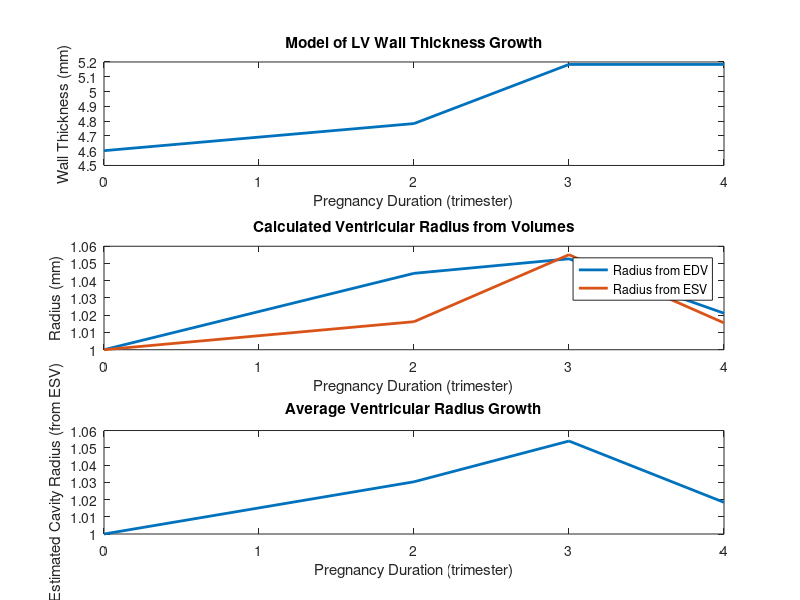

This figure's MATLAB source:
clear
clc

trim = [0, 2, 3, 4];
strain = [19.3, 19.5, 19.7, 19.0];
EDV = [108, 123, 126, 115];
ESV = [46.4, 48.7, 54.5, 48.6];
h0 = 4.6;
V0 = 46.4;

% parameters (biomarkers)

amaxg = 0.10869565; % max growth rate
k1 = 0.16667; % rate of growth
k2 = 0.6; % rate of regression
tm = 3; % midpoint of growth
tp = 4; % midpoint of regression
strain0 = 19.3;
h0 = 4.6;
EDV0 = EDV(1);
ESV0 = ESV(1);

% calculating gr(t)
dt = trim(4) - trim(1);
gr = zeros(size(trim));
gr(1) = 1;

for i = 2:length(trim)
    growth = 1/(1 + exp(-k1*(trim(i)-tm)));
    regress = 1/(1 + exp(-k2*(trim(i)-tp)));
    alphaeqn = max(0, strain(i) - strain0);
    growthrate = alphaeqn * growth * amaxg;
    gr(i) = gr(i-1) + growthrate * dt;
end

% wall thickness
ht = h0 * gr;

% calculating gc(t)

rEDV = (EDV/EDV0).^(1/3);
rESV = (ESV/ESV0).^(1/3);

rEDV0 = rEDV(1);
rESV0 = rESV(1);

gcEDV = rEDV / rEDV0;
gcESV = rESV / rESV0;

gcavg = (gcEDV + gcESV) / 2;


% plot

figure;
subplot(3,1,1)
plot(trim, ht, 'LineWidth', 2);
xlabel('Pregnancy Duration (trimester)');
ylabel('Wall Thickness (mm)');
title('Model of LV Wall Thickness Growth');

subplot(3,1,2)
plot(trim, rEDV, 'LineWidth', 2);
hold on;
plot(trim, rESV, 'LineWidth', 2);
xlabel('Pregnancy Duration (trimester)');
ylabel('Radius (mm)')
legend('Radius from EDV', 'Radius from ESV');
title('Calculated Ventricular Radius from Volumes');

subplot(3,1,3)
plot(trim, (gcavg * rEDV0), 'LineWidth', 2);
xlabel('Pregnancy Duration (trimester)');
ylabel('Estimated Cavity Radius (from ESV)');
title('Average Ventricular Radius Growth');